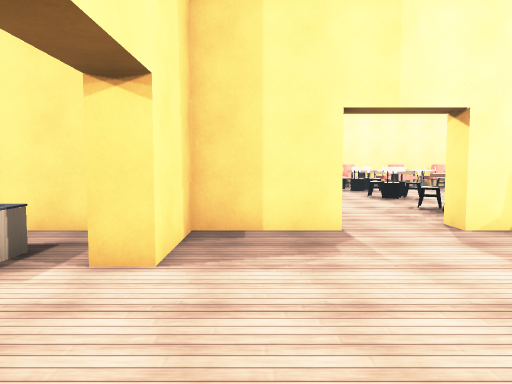
view 1 (above)

16 first-person views from a walk through a scene from a Unity 3-D project. The camera is 1.5 m above the floor, tilts 4° down and sees 70° across. The floor is counted in squares, 1 m on a side. Each view is taken from the middle of a square. On the plan, view 1 faces up. The plan holds only what a view shows up to about 16 squares ahead; the rest is blank. The place goes on beyond the plan. The player is left out. Some surface patterns are stand-ins.

view 2
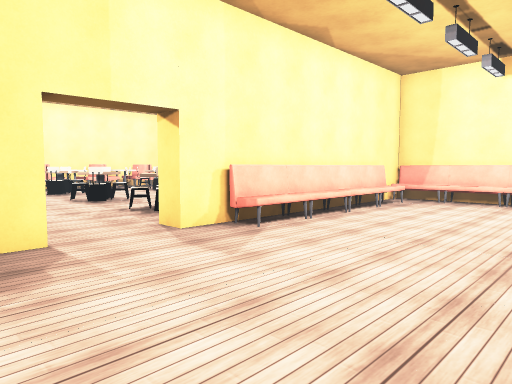

view 3
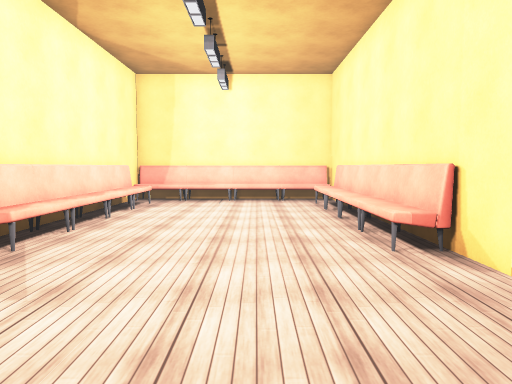

view 4
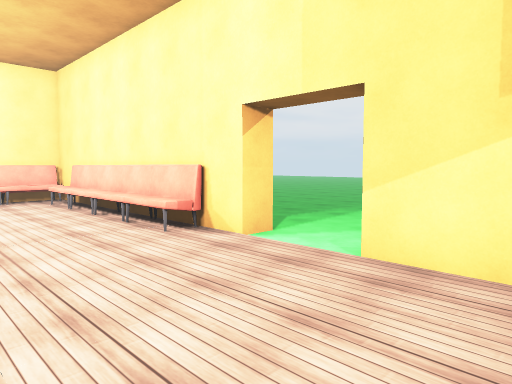

view 5
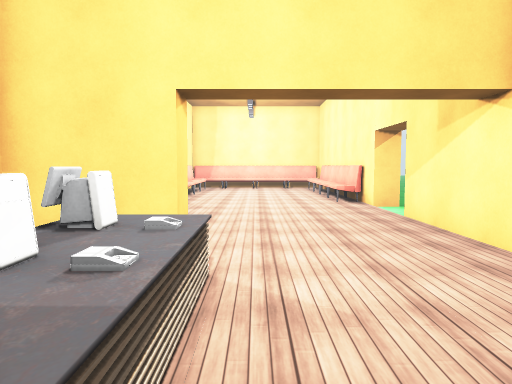

view 6
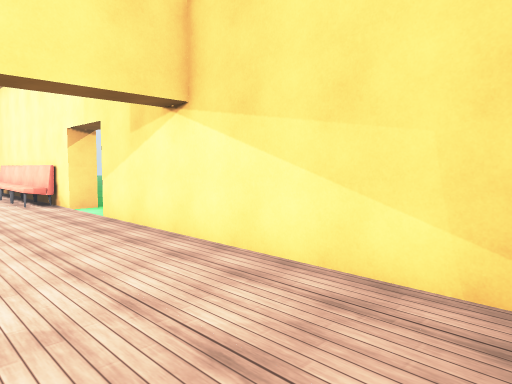

view 7
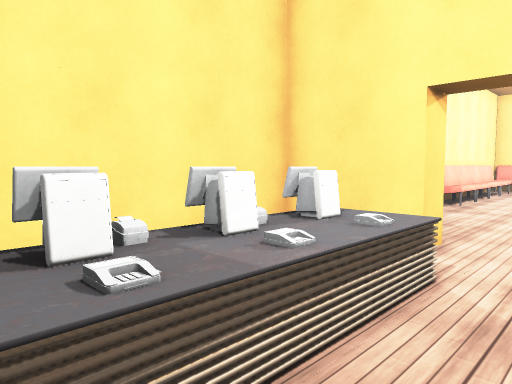

view 8
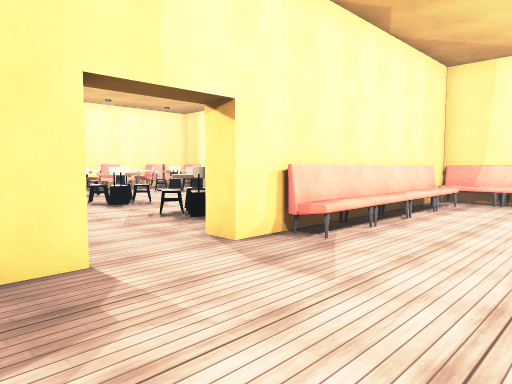

view 9
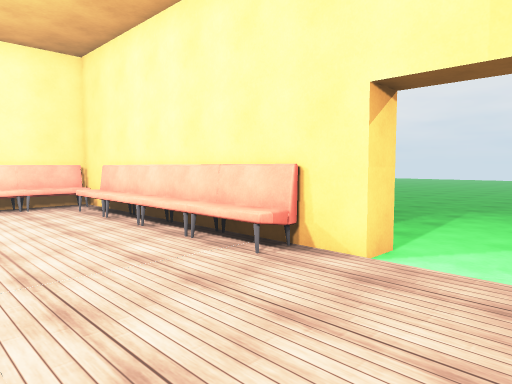

view 10
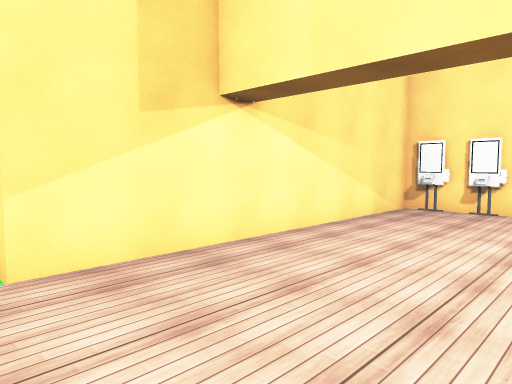

view 11
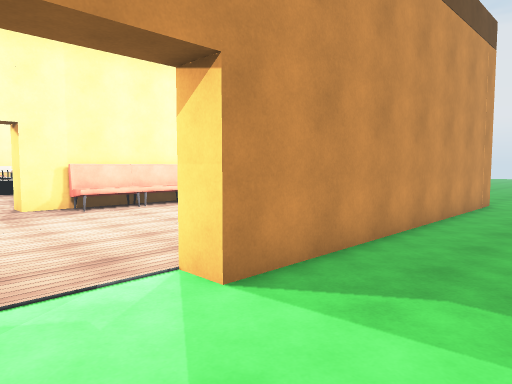

view 12
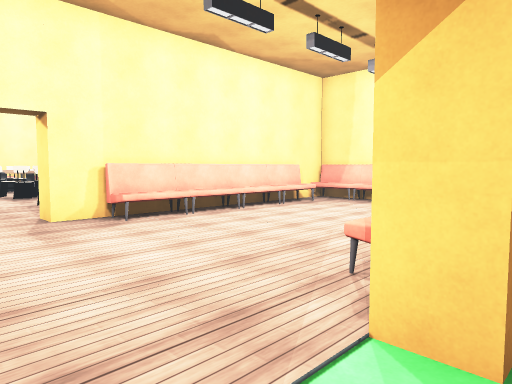

view 13
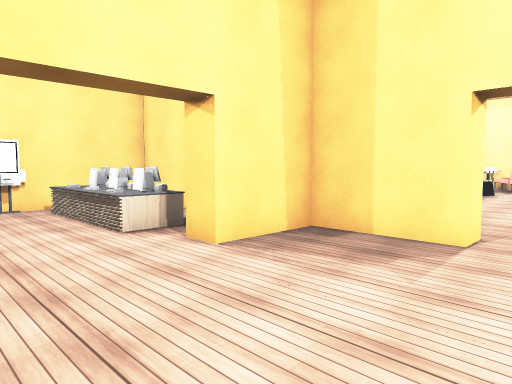

view 14
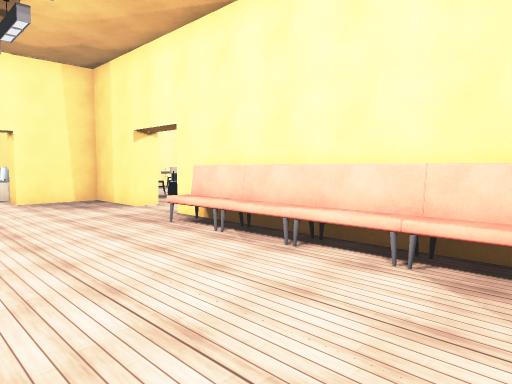

view 15
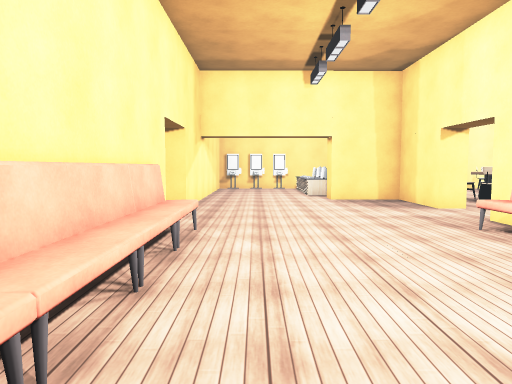

view 16
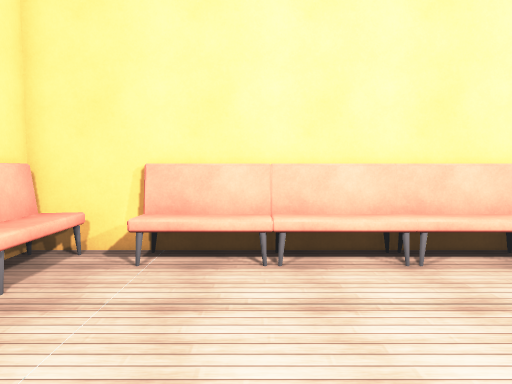

### Floor plan
Points are (right, up) in squares from view 1. A wall is a line through its corners. A room is listed if a view was taken in it or the views show most of it. See-through windows are left out.
Room 1 (views 1, 2, 3, 4, 5, 6, 7, 8, 9, 10, 13, 14, 15, 16)
walls: (4.9, -0.5) (16.5, -0.5); (2, 9.6) (2, 8.5) (-1.5, 8.5) (-1.5, 5.4) (-2.5, 5.4) (-2.5, 8.5) (-9.5, 8.5); (16.5, 8.5) (4.9, 8.5) (4.9, 9.5); (-9.5, -0.5) (2, -0.5)
ways out: opening at (3.5, -1) to room 2; opening at (3.5, 9)
objects: other object (-9, 5) to (-4, 6); other object (6, 0) to (8, 1); other object (6, 7) to (8, 8); other object (9, 0) to (11, 1); other object (9, 7) to (11, 8); other object (11, 0) to (13, 1); other object (11, 7) to (13, 8); other object (14, 0) to (15, 1); other object (14, 7) to (15, 8); other object (16, 0) to (16, 2); other object (16, 3) to (16, 4); other object (16, 5) to (16, 6); other object (16, 7) to (16, 8)
Room 2 (views 11, 12)
walls: (2, -0.5) (2, -1.2); (16.5, -1.5) (4.9, -1.5) (4.9, -0.5)
ways out: opening at (3.5, -1) to room 1

Positions as (right, up) in squares from view 1, and headings:
1: (0, 0), facing up
2: (0, 1), facing up-right
3: (0, 3), facing right
4: (-1, 5), facing down-right
5: (-9, 4), facing right
6: (-9, 4), facing down-right
7: (-9, 3), facing up-right
8: (0, 3), facing up-right
9: (2, 5), facing down-right
10: (3, 5), facing down-left
11: (2, -5), facing up-right
12: (2, -2), facing up-right
13: (4, 1), facing up-left
14: (15, 2), facing up-left
15: (15, 2), facing left
16: (13, 6), facing down
